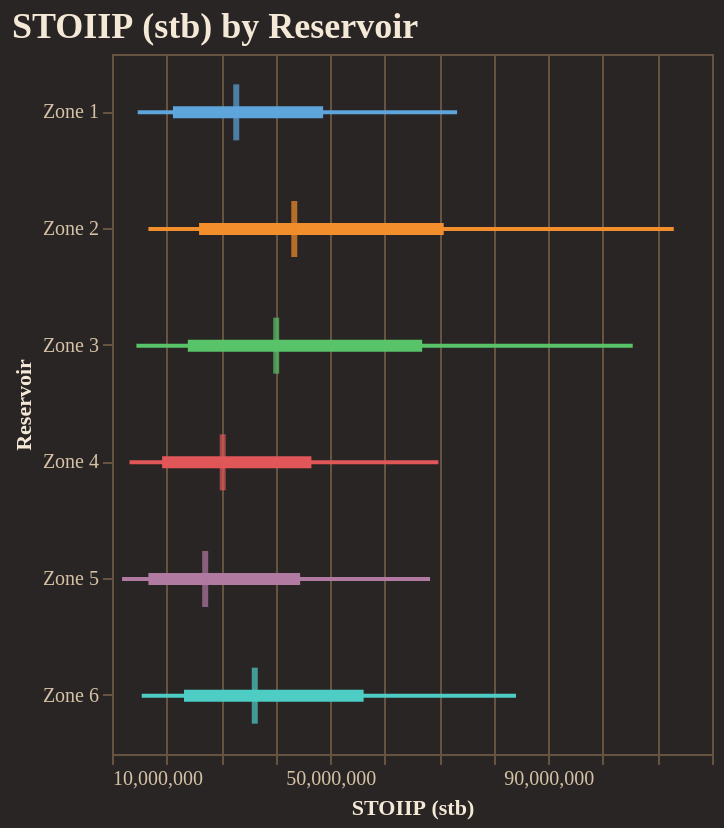

Notebook source saved alongside this figure:
### Code cell
fig = reporter.plotter.forest_plot(
    "STOIIP (stb)", 
    backend=PLOTTING_BACKEND
)
fig.show()

### Figure 1 — Vega-Lite specification as saved in the notebook (floating-point values rounded to 4 significant figures)
{"config": {"background": "#292524", "view": {"fill": "#292524", "stroke": "#665340"}, "title": {"color": "#f4e9d7", "font": "Merriweather", "fontSize": 18, "fontWeight": 600, "subtitleColor": "#d5c2a6", "anchor": "start"}, "axis": {"domainColor": "#665340", "gridColor": "#665340", "tickColor": "#665340", "labelColor": "#d5c2a6", "titleColor": "#f4e9d7", "labelFont": "Merriweather", "titleFont": "Merriweather"}, "legend": {"titleColor": "#f4e9d7", "labelColor": "#d5c2a6", "labelFont": "Merriweather", "titleFont": "Merriweather", "orient": "top-right", "symbolType": "circle"}, "header": {"labelColor": "#d5c2a6", "titleColor": "#f4e9d7", "labelFont": "Merriweather", "titleFont": "Merriweather"}, "mark": {"color": "#c78d3b"}, "line": {"color": "#c78d3b"}, "bar": {"color": "#c78d3b"}, "point": {"color": "#ddb06d"}, "area": {"color": "#c78d3b", "opacity": 0.35}, "text": {"color": "#f4e9d7", "font": "Merriweather"}, "range": {"category": ["#5DA5DA", "#F28E2B", "#59C36A", "#E15759", "#B07AA1", "#4ECDC4", "#FF9DA7", "#EDC948"]}}, "layer": [{"mark": {"type": "rule", "strokeWidth": 2}, "encoding": {"color": {"field": "group", "legend": null, "type": "nominal"}, "x": {"field": "p10", "scale": {"zero": false}, "title": "STOIIP (stb)", "type": "quantitative"}, "x2": {"field": "p90"}, "y": {"field": "group", "sort": ["Zone 1", "Zone 2", "Zone 3", "Zone 4", "Zone 5", "Zone 6"], "title": "Reservoir", "type": "nominal"}}}, {"mark": {"type": "rule", "strokeWidth": 6}, "encoding": {"color": {"field": "group", "legend": null, "type": "nominal"}, "x": {"field": "p25", "scale": {"zero": false}, "title": "STOIIP (stb)", "type": "quantitative"}, "x2": {"field": "p75"}, "y": {"field": "group", "sort": ["Zone 1", "Zone 2", "Zone 3", "Zone 4", "Zone 5", "Zone 6"], "title": "Reservoir", "type": "nominal"}}}, {"mark": {"type": "tick", "color": "black", "size": 28, "thickness": 3}, "encoding": {"color": {"field": "group", "legend": null, "type": "nominal"}, "tooltip": [{"field": "group", "title": "Group", "type": "nominal"}, {"field": "p10", "title": "P10", "type": "quantitative"}, {"field": "p25", "title": "P25", "type": "quantitative"}, {"field": "median", "title": "Median", "type": "quantitative"}, {"field": "p75", "title": "P75", "type": "quantitative"}, {"field": "p90", "title": "P90", "type": "quantitative"}], "x": {"field": "median", "scale": {"zero": false}, "title": "STOIIP (stb)", "type": "quantitative"}, "y": {"field": "group", "sort": ["Zone 1", "Zone 2", "Zone 3", "Zone 4", "Zone 5", "Zone 6"], "title": "Reservoir", "type": "nominal"}}}], "data": {"name": "data-cfed857a3cf47a5a5ddff51804bf5fd8"}, "height": 350, "title": "STOIIP (stb) by Reservoir", "width": "container", "$schema": "https://vega.github.io/schema/vega-lite/v5.20.1.json", "datasets": {"data-cfed857a3cf47a5a5ddff51804bf5fd8": [{"group": "Zone 1", "p10": 14720000.0, "p25": 21180000.0, "median": 32780000.0, "p75": 48710000.0, "p90": 73270000.0}, {"group": "Zone 2", "p10": 16670000.0, "p25": 25960000.0, "median": 43420000.0, "p75": 70810000.0, "p90": 113000000.0}, {"group": "Zone 3", "p10": 14480000.0, "p25": 23900000.0, "median": 40100000.0, "p75": 66860000.0, "p90": 105500000.0}, {"group": "Zone 4", "p10": 13210000.0, "p25": 19190000.0, "median": 30300000.0, "p75": 46560000.0, "p90": 69840000.0}, {"group": "Zone 5", "p10": 11850000.0, "p25": 16670000.0, "median": 27090000.0, "p75": 44490000.0, "p90": 68310000.0}, {"group": "Zone 6", "p10": 15450000.0, "p25": 23200000.0, "median": 36170000.0, "p75": 56130000.0, "p90": 84070000.0}]}}
